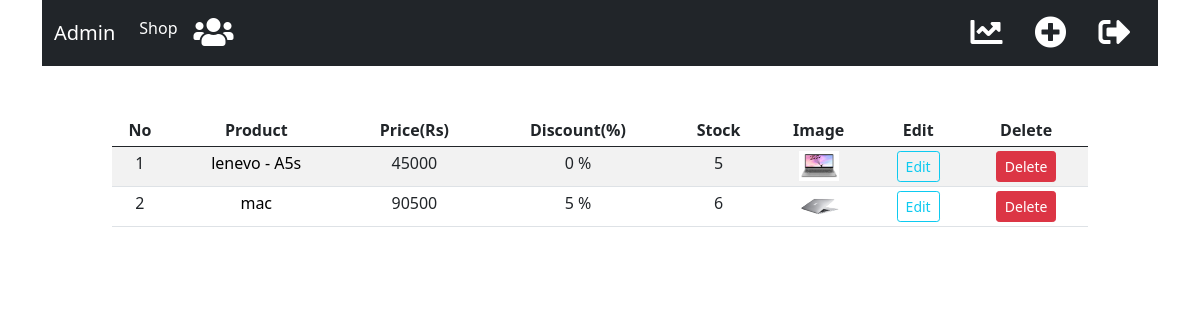
Page /admin (signed in) on the earlier database version.
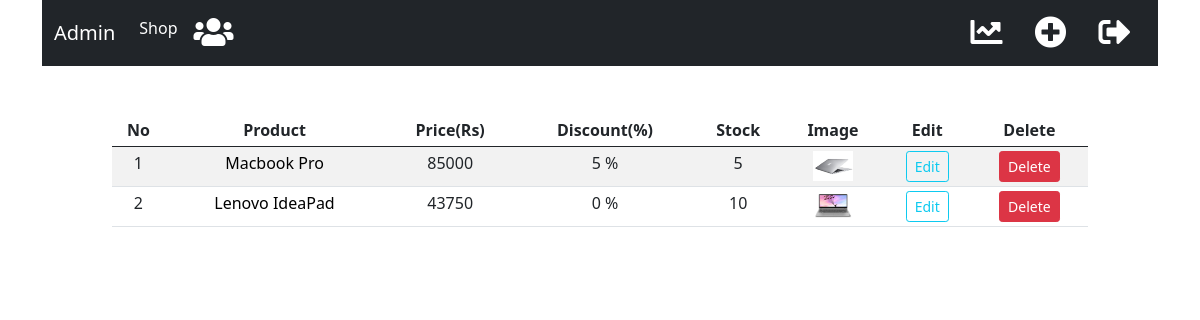
Same page on the later database version.
### shop/products/models.py (models this page shows, shortened)
class Addproduct(db.Model):
    id = db.Column(db.Integer, primary_key=True)
    name = db.Column(db.String(80), nullable=False)
    price= db.Column(db.Integer, nullable= False)
    discount = db.Column(db.Integer, default=0)
    stock = db.Column(db.Integer, nullable = False)
    description = db.Column(db.Text, nullable=False)
    adding_date = db.Column(db.DateTime, nullable=False,default=datetime.utcnow)
    image_1 = db.Column(db.String(120), nullable = False, default='image.jpg')
    image_2 = db.Column(db.String(120), nullable = False, default='image.jpg')
    image_3 = db.Column(db.String(120), nullable = False, default='image.jpg')
    image_4 = db.Column(db.String(120), nullable = False, default='image.jpg')
    reviews = db.relationship('Review', backref = 'article', lazy = True, cascade="all,delete")

### shop/admin/routes.py (the view)
@app.route('/admin')
def admin():
    if 'email' not in session:
        flash(f'Login first','danger')
        return redirect(url_for('login'))
    products = Addproduct.query.all()
    order = Order.query.all()
    return render_template('admin/index.html', title = 'Admin', products = products, order = order)

### shop/customers/models.py (called while the page is built)
    def process_result_value(self, value, dialect):
        if value is None:
            return {}
        else:
            return json.loads(value)

### shop/templates/admin/index.html (shortened to what this page needs)
{% extends "base.html" %}
{% block content %}
{% include 'admin_navbar.html' %}
<div class="conatiner mt-5 ml-3" style="margin-left: 7rem; margin-right: 7rem;">
    <table class="table table-sm table-condensed table-striped table-hover " style="text-align: center";>
        <thead>
            <th>No</th>
            <th>Product</th>
            <th>Price(Rs)</th>
            <th>Discount(%)</th>
            <th>Stock</th>
            <th>Image</th>
            <th>Edit</th>
            <th>Delete</th>
        </thead>
        <tbody>
            {% for product in products %}
          <tr>
              <td>{{ loop.index }}</td>
              <td><a href="{{url_for('cust_review', id = product.id)}}" style="text-decoration: none; color: black;">{{product.name}}</a></td>
              <td>{{product.price}}</td>
              <td>{{product.discount}} %</td>
              <td>{{ product.stock }}</td>
              <td><img src="{{ url_for('static', filename ='images/'+ product.image_1)}}" width="40" height="30"></td>
              <td><a href="{{ url_for('updateproduct',id = product.id)}}" class="btn btn-sm btn-outline-info">Edit</a></td>
              <td><button type="button" class="btn btn-sm btn-danger" data-bs-toggle="modal" data-bs-target="#exampleModal-{{ product.id }}">
                Delete
              </button></td>
          </tr>
          {% endfor %}
        </tbody>
    </table>
</div>
{% endblock %}

Differences in the rows shown:
removed Addproduct: name "mac", price "90500", discount "5", stock "6", image_1 (picture)
changed Addproduct: name "lenevo - A5s" → "Macbook Pro"; price "45000" → "85000"; discount "0" → "5"; image_1: a different picture
added Addproduct: name "Lenovo IdeaPad", price "43750", discount "0", stock "10", image_1 (picture)
